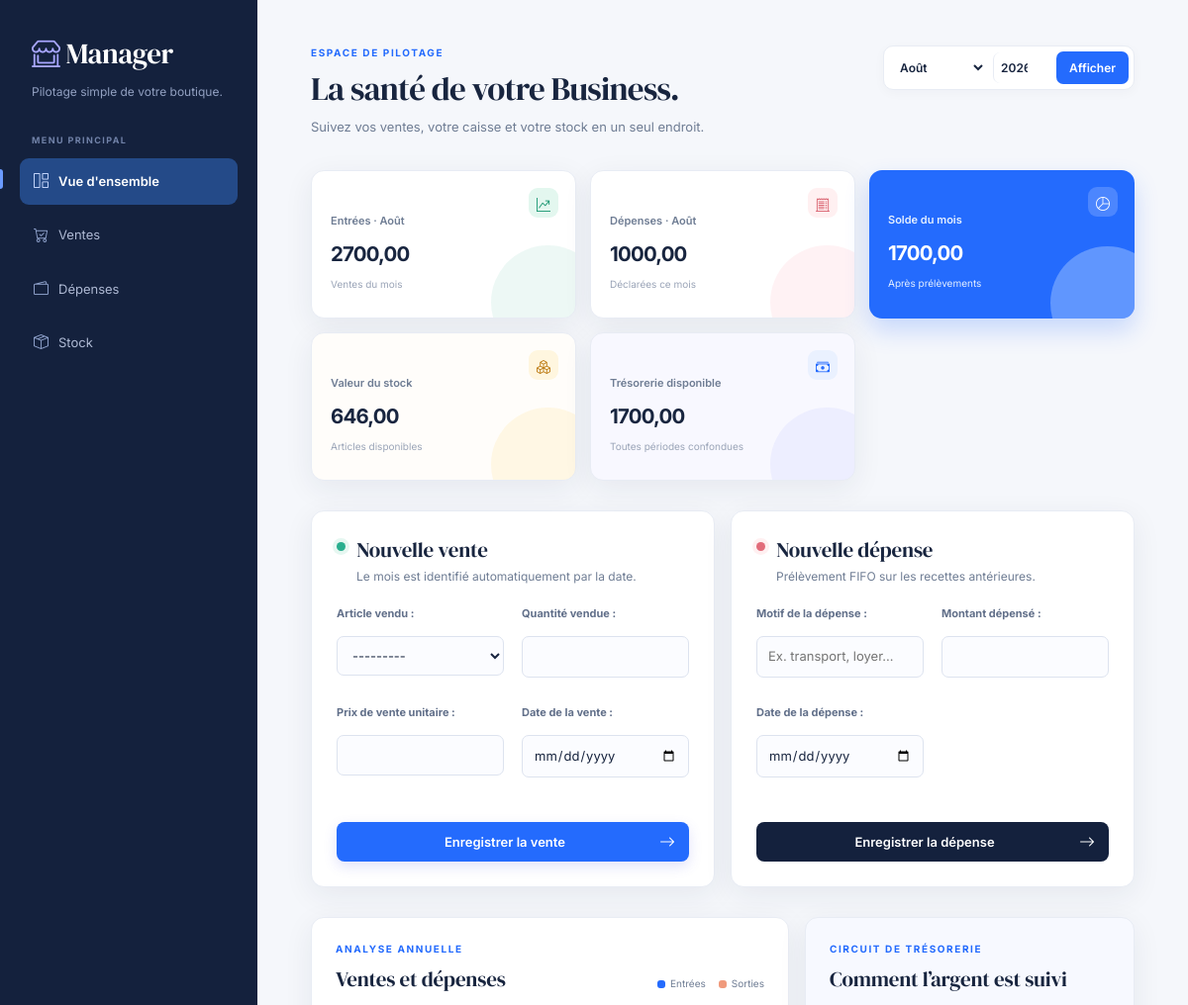
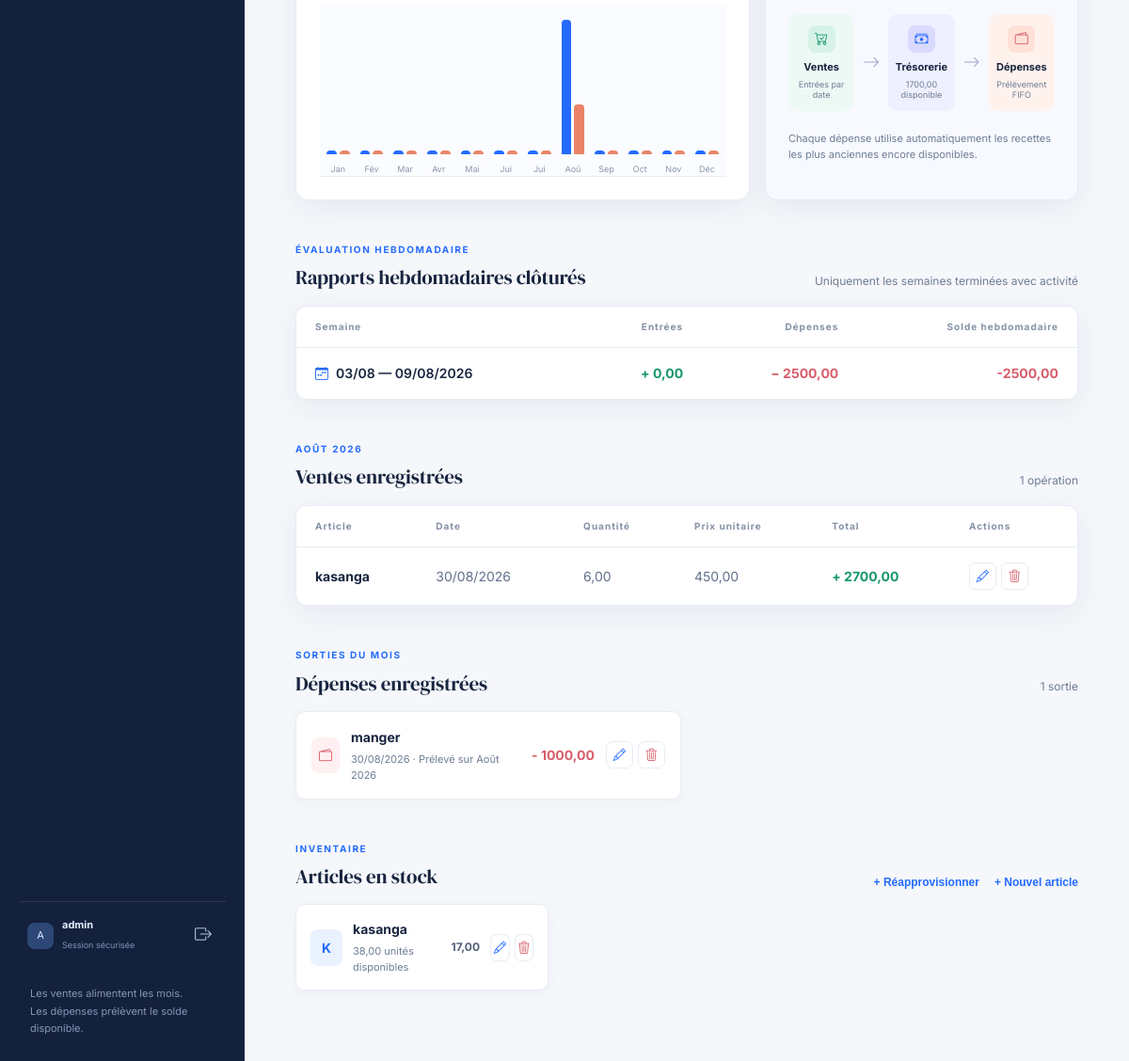
The app's page / (signed in), older data (2 pictures, top to bottom).
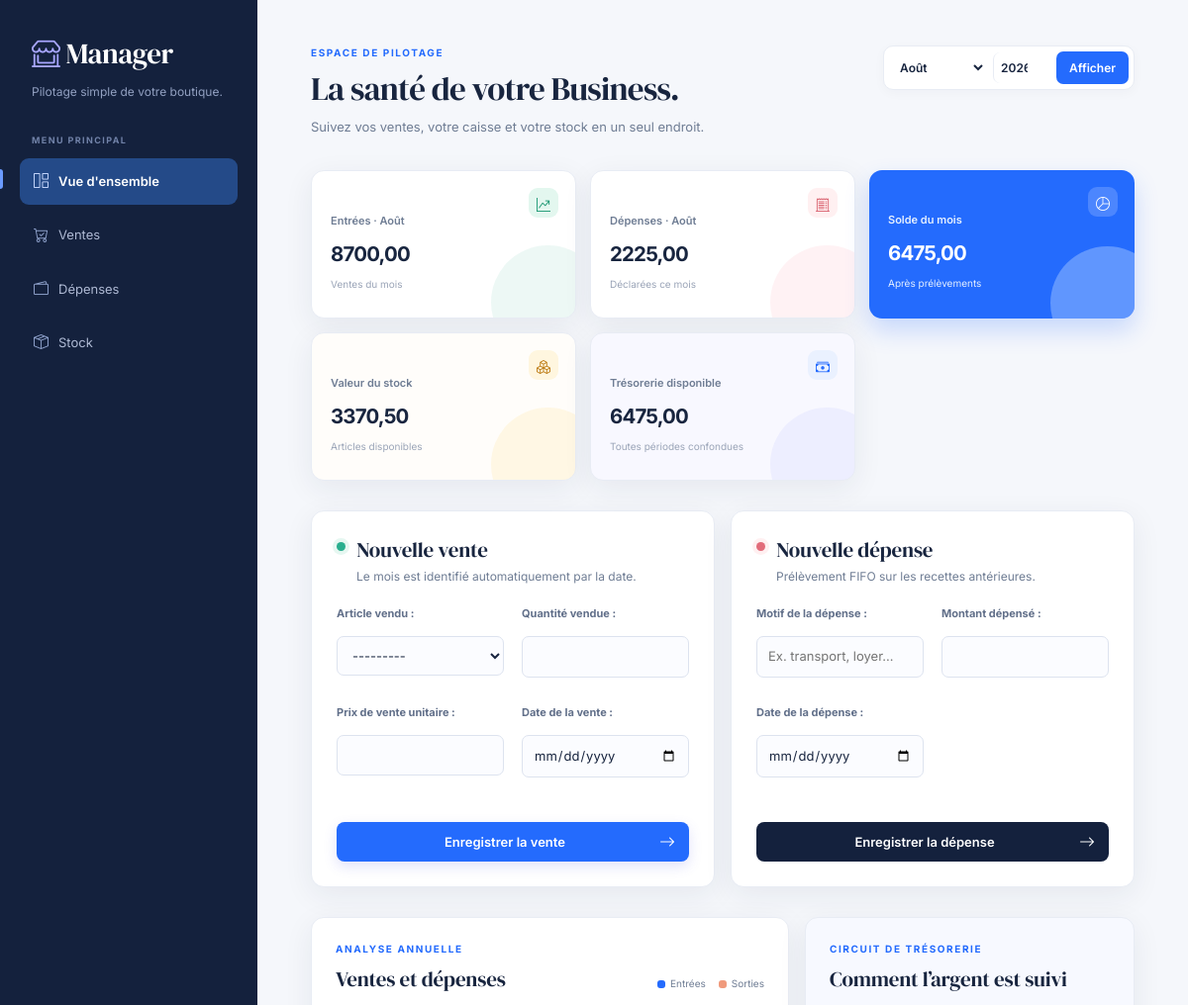
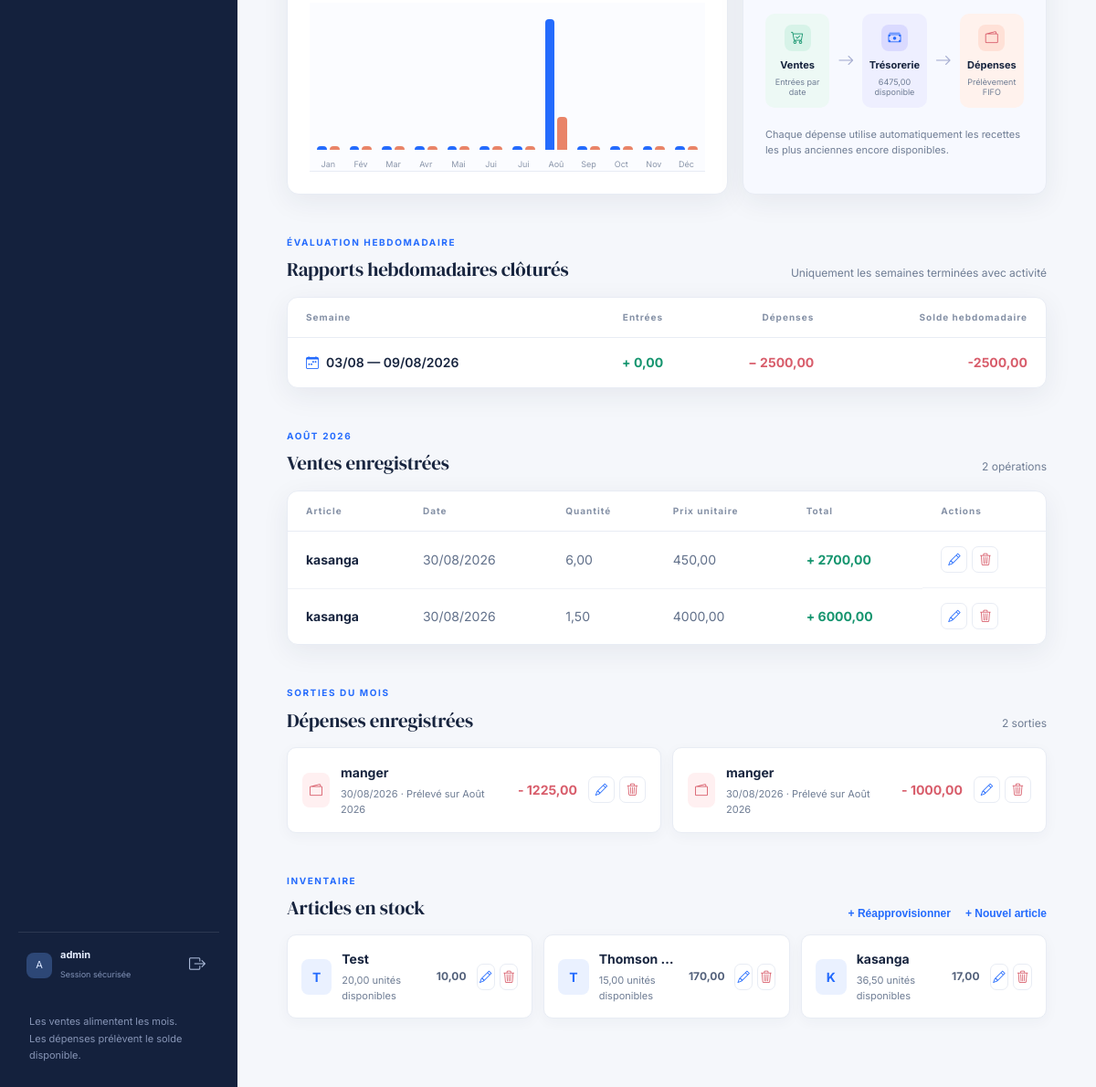
The same page, newer data (2 pictures, top to bottom).
### data/models.py (models this page shows, shortened)
class WeeklyReport(models.Model):
    id = models.UUIDField(primary_key=True, default=uuid.uuid4, editable=False)
    week_start = models.DateField(unique=True)
    week_end = models.DateField()
    income_total = models.DecimalField(max_digits=12, decimal_places=2, default=Decimal('0.00'))
    expense_total = models.DecimalField(max_digits=12, decimal_places=2, default=Decimal('0.00'))
    balance_total = models.DecimalField(max_digits=12, decimal_places=2, default=Decimal('0.00'))
    generated_at = models.DateTimeField(auto_now=True)
    class Meta:
        verbose_name = 'Rapport hebdomadaire'
        verbose_name_plural = 'Rapports hebdomadaires'
        ordering = ['-week_start']

class In(models.Model):
    id = models.UUIDField(primary_key=True, default=uuid.uuid4, editable=False)
    article = models.ForeignKey(Article, on_delete=models.CASCADE)
    quantity = models.DecimalField(max_digits=10, decimal_places=2)
    unit_price = models.DecimalField(max_digits=10, decimal_places=2)
    cost_price = models.DecimalField("Coût d’achat unitaire", max_digits=10, decimal_places=2, default=Decimal('0.00'))
    total_price = models.DecimalField(max_digits=10, decimal_places=2)
    date = models.DateField(default=timezone.localdate)
    month = models.CharField(max_length=2, choices=MonthChoice.choices, editable=False)
    class Meta:
        verbose_name = 'Entrée'
        verbose_name_plural = 'Entrées'
        ordering = ['-date', '-id']

class Article(models.Model):
    id = models.UUIDField(primary_key=True, default=uuid.uuid4, editable=False)
    name = models.CharField("Nom de l'article",max_length=255)
    description = models.TextField()
    reference = models.CharField("Référence",max_length=40, blank=True, unique=True, null=True)
    price = models.DecimalField("Prix unitaire",max_digits=10, decimal_places=2)
    quantity = models.DecimalField("Quantité en stock", max_digits=10, decimal_places=2, default=Decimal('0.00'))
    reorder_level = models.PositiveIntegerField("Niveau de réapprovisionnement", default=5)
    date_added = models.DateTimeField(auto_now_add=True)
    class Meta:
        verbose_name = 'Article'
        verbose_name_plural = 'Articles'
    def __str__(self):
        return self.name
    @property
    def needs_restock(self):
        return self.quantity <= self.reorder_level

class Out(models.Model):
    id = models.UUIDField(primary_key=True, default=uuid.uuid4, editable=False)
    description = models.CharField(max_length=255)
    amount = models.DecimalField(max_digits=12, decimal_places=2)
    date = models.DateField(default=timezone.localdate)
    month = models.CharField(max_length=2, choices=MonthChoice.choices, editable=False)
    class Meta:
        verbose_name = 'Sortie'
        verbose_name_plural = 'Sorties'
        ordering = ['-date', '-id']

class OutAllocation(models.Model):
    id = models.UUIDField(primary_key=True, default=uuid.uuid4, editable=False)
    out = models.ForeignKey(Out, on_delete=models.CASCADE, related_name='allocations')
    month = models.CharField(max_length=2, choices=MonthChoice.choices)
    year = models.PositiveIntegerField()
    amount = models.DecimalField(max_digits=12, decimal_places=2)
    class Meta:
        verbose_name = 'Imputation de dépense'
        verbose_name_plural = 'Imputations de dépenses'
        constraints = [
            models.UniqueConstraint(fields=['out', 'month', 'year'], name='unique_out_month_allocation'),
        ]

### data/views.py (the view)
# urls.py: path('', views.dashboard, name='dashboard'),
@login_required
def dashboard(request):
    today = timezone.localdate()
    close_completed_weeks(today)
    try:
        selected_month = int(request.GET.get('month', today.month))
        selected_year = int(request.GET.get('year', today.year))
        if not 1 <= selected_month <= 12:
            raise ValueError
    except ValueError:
        selected_month, selected_year = today.month, today.year
    sales = In.objects.filter(date__year=selected_year, date__month=selected_month).select_related('article')
    expenses = Out.objects.filter(date__year=selected_year, date__month=selected_month).prefetch_related('allocations')
    income_total = sales.aggregate(total=Sum('total_price'))['total'] or Decimal('0.00')
    expense_total = expenses.aggregate(total=Sum('amount'))['total'] or Decimal('0.00')
    selected_code = f'{selected_month:02d}'
    selected_name = dict(Out._meta.get_field('month').choices)[selected_code]
    allocated = OutAllocation.objects.filter(year=selected_year, month=selected_code).aggregate(total=Sum('amount'))['total'] or Decimal('0.00')
    articles_queryset = Article.objects.order_by('name')
    articles = Paginator(articles_queryset, 10).get_page(request.GET.get('articles_page'))
    stock_value = Article.objects.aggregate(total=Sum('price'))['total'] or Decimal('0.00')
    stock_value = sum((article.price * article.quantity for article in Article.objects.all()), Decimal('0.00'))
    total_received = In.objects.aggregate(total=Sum('total_price'))['total'] or Decimal('0.00')
    total_allocated = OutAllocation.objects.aggregate(total=Sum('amount'))['total'] or Decimal('0.00')
    incomes_by_month = {
        item['date__month']: item['total']
        for item in In.objects.filter(date__year=selected_year).values('date__month').annotate(total=Sum('total_price'))
    }
    expenses_by_month = {
        item['date__month']: item['total']
        for item in Out.objects.filter(date__year=selected_year).values('date__month').annotate(total=Sum('amount'))
    }
    chart_peak = max([*incomes_by_month.values(), *expenses_by_month.values(), Decimal('1.00')])
    month_labels = dict(Out._meta.get_field('month').choices)
    monthly_chart = []
    for number in range(1, 13):
        income = incomes_by_month.get(number, Decimal('0.00'))
        expense = expenses_by_month.get(number, Decimal('0.00'))
        monthly_chart.append({
            'label': month_labels[f'{number:02d}'][:3], 'income': income, 'expense': expense,
            'income_height': max(3, int(income * 100 / chart_peak)),
            'expense_height': max(3, int(expense * 100 / chart_peak)),
        })
    weekly_reports = list(WeeklyReport.objects.all()[:8])
    sales = Paginator(sales, 10).get_page(request.GET.get('sales_page'))
    expenses = Paginator(expenses, 10).get_page(request.GET.get('expenses_page'))
    recent_entries = StockEntry.objects.select_related('article')[:5]
    return render(request, 'data/dashboard.html', {
        'article_form': ArticleForm(), 'stock_entry_form': StockEntryForm(), 'income_form': IncomeForm(), 'expense_form': ExpenseForm(),
        'articles': articles, 'sales': sales, 'expenses': expenses, 'recent_entries': recent_entries,
        'income_total': income_total, 'expense_total': expense_total,
        'available_total': income_total - allocated, 'cash_available': total_received - total_allocated,
        'stock_value': stock_value, 'low_stock': [article for article in Article.objects.all() if article.needs_restock],
        'monthly_chart': monthly_chart,
        'weekly_reports': reversed(weekly_reports),
        'selected_month': selected_month, 'selected_year': selected_year,
        'selected_month_name': selected_name, 'months': [(number, label) for number, label in enumerate(dict(Out._meta.get_field('month').choices).values(), 1)],
    })

### data/forms.py
class StockEntryForm(forms.ModelForm):
    class Meta:
        model = StockEntry
        fields = ('article', 'quantity', 'unit_cost', 'date', 'note')
        labels = {'article': 'Article à réapprovisionner', 'quantity': 'Quantité ajoutée', 'unit_cost': 'Nouveau coût unitaire', 'date': 'Date de réception', 'note': 'Note / fournisseur'}
        help_texts = {
            'article': 'Choisissez l’article dont le stock doit augmenter.',
            'quantity': 'Nombre d’unités reçues dans ce nouvel arrivage.',
            'unit_cost': 'Coût d’achat d’une unité de cet arrivage.',
            'date': 'Date à laquelle la marchandise est entrée en boutique.',
            'note': 'Facultatif : fournisseur, numéro de bon ou remarque.',
        }
        widgets = {
            'quantity': forms.NumberInput(attrs={'step': '0.01', 'min': '0.01'}),
            'unit_cost': forms.NumberInput(attrs={'step': '0.01', 'min': '0'}),
            'date': forms.DateInput(attrs={'type': 'date'}),
            'note': forms.TextInput(attrs={'placeholder': 'Bon de livraison, fournisseur…'}),
        }

### data/templates/data/dashboard.html (shortened to what the changed rows need)
{% load static %}
<!doctype html>
<html lang="fr">
<head>
  <link rel="stylesheet" href="https://cdn.jsdelivr.net/npm/bootstrap-icons@1.11.3/font/bootstrap-icons.min.css">
  <link rel="stylesheet" href="{% static 'data/dashboard.css' %}">
</head>
<body>
  <main>
    <header>
      <div><p class="eyebrow">ESPACE DE PILOTAGE</p><h1>La santé de votre Business.</h1><p class="header-subtitle">Suivez vos ventes, votre caisse et votre stock en un seul endroit.</p></div>
    </header>
    <section id="apercu" class="summary">
      <article class="card income"><span class="icon"><i class="bi bi-graph-up-arrow"></i></span><p>Entrées · {{ selected_month_name }}</p><strong>{{ income_total|floatformat:2 }}</strong><small>Ventes du mois</small></article>
      <article class="card expense"><span class="icon"><i class="bi bi-receipt-cutoff"></i></span><p>Dépenses · {{ selected_month_name }}</p><strong>{{ expense_total|floatformat:2 }}</strong><small>Déclarées ce mois</small></article>
      <article class="card balance"><span class="icon"><i class="bi bi-pie-chart"></i></span><p>Solde du mois</p><strong>{{ available_total|floatformat:2 }}</strong><small>Après prélèvements</small></article>
      <article class="card stock"><span class="icon"><i class="bi bi-boxes"></i></span><p>Valeur du stock</p><strong>{{ stock_value|floatformat:2 }}</strong><small>Articles disponibles</small></article>
      <article class="card cash"><span class="icon"><i class="bi bi-cash-stack"></i></span><p>Trésorerie disponible</p><strong>{{ cash_available|floatformat:2 }}</strong><small>Toutes périodes confondues</small></article>
    </section>
    <section class="forms">
      <article class="panel"><div class="panel-title"><div><h2>Nouvelle vente</h2></div></div></article>
      <article class="panel"><div class="panel-title"><div><h2>Nouvelle dépense</h2></div></div></article>
    </section>
    <section class="visuals" aria-label="Analyse financière">
      <article class="chart-panel">
        <div class="section-heading"><div><h2>Ventes et dépenses</h2></div></div>
        <div class="bar-chart">{% for item in monthly_chart %}<div class="bar-group" title="{{ item.label }} : entrées {{ item.income|floatformat:2 }}, sorties {{ item.expense|floatformat:2 }}"><div class="bars"><span class="bar in" style="height: {{ item.income_height }}%"></span><span class="bar out" style="height: {{ item.expense_height }}%"></span></div><small>{{ item.label }}</small></div>{% endfor %}</div>
      </article>
      <article class="flow-panel"><h2>Comment l’argent est suivi</h2><div class="cash-flow"><div class="flow-node cash-node"><span><i class="bi bi-cash-stack"></i></span><b>Trésorerie</b><small>{{ cash_available|floatformat:2 }} disponible</small></div></div></article>
    </section>
    <section class="weekly-section" aria-label="Évaluation hebdomadaire">
      <div class="section-heading"><div><p class="eyebrow">ÉVALUATION HEBDOMADAIRE</p><h2>Rapports hebdomadaires clôturés</h2></div><span class="count">Uniquement les semaines terminées avec activité</span></div>
      <div class="table-wrap"><table class="weekly-table"><thead><tr><th>Semaine</th><th>Entrées</th><th>Dépenses</th><th>Solde hebdomadaire</th></tr></thead><tbody>{% for report in weekly_reports %}<tr><td><span class="week-label"><i class="bi bi-calendar-week"></i>{{ report.week_start|date:'d/m' }} — {{ report.week_end|date:'d/m/Y' }}</span></td><td class="positive">+ {{ report.income_total|floatformat:2 }}</td><td class="negative">− {{ report.expense_total|floatformat:2 }}</td><td class="weekly-balance {% if report.balance_total < 0 %}negative{% else %}positive{% endif %}">{{ report.balance_total|floatformat:2 }}</td></tr>{% empty %}<tr><td colspan="4" class="empty">Aucun rapport à afficher : une semaine avec activité doit d’abord être terminée.</td></tr>{% endfor %}</tbody></table></div>
    </section>
    <section id="ventes" class="data-section"><div class="section-heading"><div><p class="eyebrow">{{ selected_month_name|upper }} {{ selected_year }}</p><h2>Ventes enregistrées</h2></div><span class="count">{{ sales.paginator.count }} opération{{ sales.paginator.count|pluralize }}</span></div><div class="table-wrap"><table><thead><tr><th>Article</th><th>Date</th><th>Quantité</th><th>Prix unitaire</th><th>Total</th><th>Actions</th></tr></thead><tbody>{% for sale in sales %}<tr><td><b>{{ sale.article.name }}</b></td><td>{{ sale.date|date:'d/m/Y' }}</td><td>{{ sale.quantity }}</td><td>{{ sale.unit_price|floatformat:2 }}</td><td class="positive">+ {{ sale.total_price|floatformat:2 }}</td><td class="row-actions"><button class="icon-button" title="Modifier" onclick="document.getElementById('edit-income-{{ sale.id }}').showModal()"><i class="bi bi-pencil"></i></button><button class="icon-button danger" title="Supprimer" data-delete-url="{% url 'delete_income' sale.id %}" data-delete-label="cette entrée"><i class="bi bi-trash3"></i></button></td></tr>{% empty %}<tr><td colspan="6" class="empty">Aucune vente pour ce mois.</td></tr>{% endfor %}</tbody></table></div>{% include 'data/pagination.html' with page_obj=sales page_param='sales_page' %}</section>
    <section id="depenses" class="data-section"><div class="section-heading"><div><p class="eyebrow">SORTIES DU MOIS</p><h2>Dépenses enregistrées</h2></div><span class="count">{{ expenses.paginator.count }} sortie{{ expenses.paginator.count|pluralize }}</span></div><div class="expenses-list">{% for expense in expenses %}<article class="expense-row"><div class="expense-mark"><i class="bi bi-wallet2"></i></div><div><b>{{ expense.description }}</b><p>{{ expense.date|date:'d/m/Y' }} · Prélevé sur {% for item in expense.allocations.all %}{{ item.get_month_display }} {{ item.year }}{% if not forloop.last %}, {% endif %}{% endfor %}</p></div><strong>- {{ expense.amount|floatformat:2 }}</strong><div class="row-actions"><button class="icon-button" title="Modifier" onclick="document.getElementById('edit-expense-{{ expense.id }}').showModal()"><i class="bi bi-pencil"></i></button><button class="icon-button danger" title="Supprimer" data-delete-url="{% url 'delete_expense' expense.id %}" data-delete-label="cette sortie"><i class="bi bi-trash3"></i></button></div></article>{% empty %}<p class="empty">Aucune dépense pour ce mois.</p>{% endfor %}</div>{% include 'data/pagination.html' with page_obj=expenses page_param='expenses_page' %}</section>
    <section id="stock" class="data-section stock-section"><div class="section-heading"><div><h2>Articles en stock</h2></div></div><div class="articles">{% for article in articles %}<article><span>{{ article.name|slice:':1'|upper }}</span><div><b>{{ article.name }}</b><p>{{ article.quantity }} unité{{ article.quantity|pluralize }} disponible{{ article.quantity|pluralize }}</p></div><strong>{{ article.price|floatformat:2 }}</strong><div class="row-actions"><button class="icon-button" title="Modifier" onclick="document.getElementById('edit-article-{{ article.id }}').showModal()"><i class="bi bi-pencil"></i></button><button class="icon-button danger" title="Supprimer" data-delete-url="{% url 'delete_article' article.id %}" data-delete-label="cet article"><i class="bi bi-trash3"></i></button></div></article>{% empty %}<p class="empty">Votre stock est vide.</p>{% endfor %}</div></section>
  </main>
</body>
</html>

Row changes from the older to the newer data that the page shows:
added In: article.name "kasanga", date "30/08/2026", quantity "1,50", unit_price "4000,00", total_price "6000,00"
added Out: description "manger", date "30/08/2026", amount "1225,00"
added OutAllocation: month "Août", year "2026", shown under "manger"
added Article: name "T", name "Test", quantity "20,00", price "10,00"
added Article: name "T", name "Thomson…", quantity "15,00", price "170,00"
changed Article "kasanga": quantity "38,00" → "36,50"
Text that changed along with them:
{{ income_total|floatformat:2 }}: "2700,00" → "8700,00"
{{ expense_total|floatformat:2 }}: "1000,00" → "2225,00"
{{ available_total|floatformat:2 }}: "1700,00" → "6475,00"
{{ stock_value|floatformat:2 }}: "646,00" → "3370,50"
{{ cash_available|floatformat:2 }}: "1700,00" → "6475,00"
{{ item.expense_height }}: 37 → 25 (drawn)
{{ sales.paginator.count }}: "1" → "2"
{{ expenses.paginator.count }}: "1" → "2"
